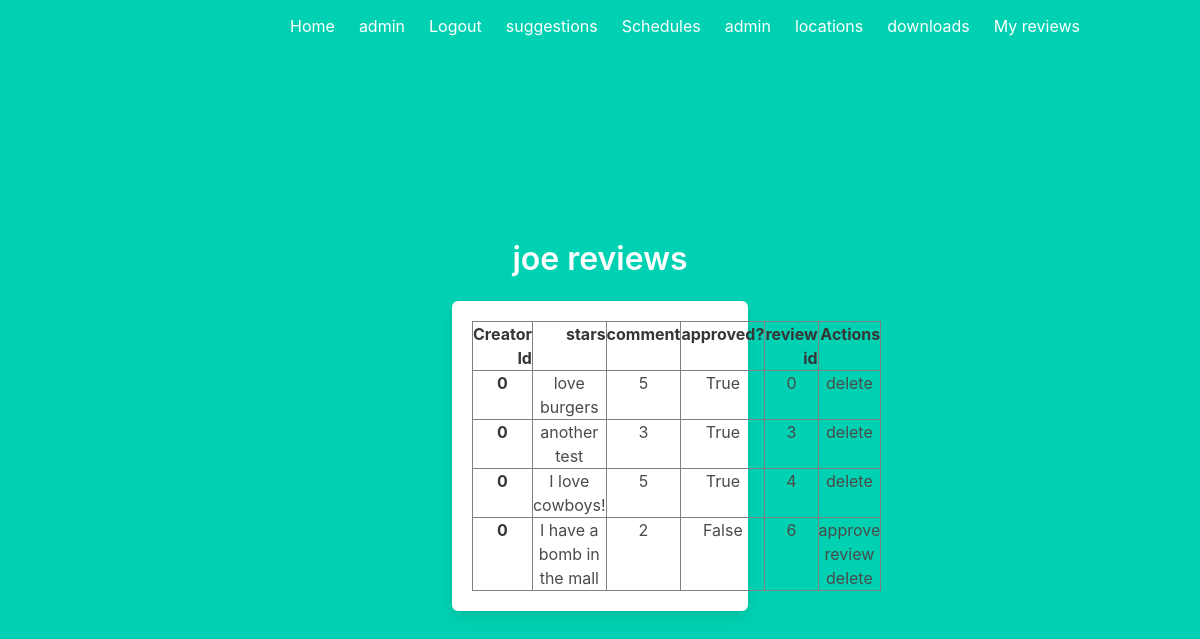
The app's page /admin/0/reviews (signed in) with its own data.
### models.py (models this page shows, shortened)
class User(UserMixin, db.Model):
    id = db.Column(db.Integer, primary_key=True)
    firstName = db.Column(db.String(64), nullable = False)
    lastName = db.Column(db.String(64), nullable = True)
    phone_no = db.Column(db.Integer, nullable = True)
    email = db.Column(db.String(320), unique = True, nullable = False)
    isAdmin = db.Column(db.Boolean, nullable=False)
    password = db.Column(db.String(100), nullable = False) # TODO implement hash for password once everything is good
    reviews = db.relationship('Review', backref='user', lazy = True)
    schedules = db.relationship('Schedule', backref='user', lazy = True)
    events = db.relationship('Event', backref = 'user', lazy = True)

class Review(db.Model):
    reviewId = db.Column(db.Integer, primary_key = True)
    attractionAddress = db.Column(db.String(300), db.ForeignKey('attraction.Address'), nullable = False)
    creatorId = db.Column(db.Integer, db.ForeignKey('user.id'), nullable = False)
    comment = db.Column(db.String(3000), nullable = True) #people can just leave only starred reviews
    stars = db.Column(db.Integer, nullable = False)
    approvedFlag = db.Column(db.Boolean, nullable = False)

### adminView.py (the view)
@adminView.route('/admin/<int:userId>/reviews')
def adminViewReviews(userId):
    check = current_user.get_id()
    user = User.query.filter_by(id = check).first()
    if not user or not user.isAdmin:
        return redirect(url_for('main.index'))
    check = current_user.get_id()
    user = User.query.filter_by(id = check).first()
    if not user or not user.isAdmin:
        return redirect(url_for('main.index'))
    user = User.query.filter_by(id = userId).first()
    reviews = Review.query.filter_by(creatorId = user.id).all()
    return render_template('admin/userreviews.html', user = user, reviews = reviews)

### app.py (called while the page is built)
@lm.user_loader
def load_user(user_id):
    return User.query.get(int(user_id))

### templates/admin/userreviews.html (shortened to what this page needs)
{% extends "base.html" %}
{% block content %}
<div class="column is-4 is-offset-4">
    <h3 class="title">{% if user %}{{user['firstName']}} {% endif %}reviews</h3>
    <div class="box">
        {% if reviews%}
            <table border="1" class="dataframe">
                <thead>
                  <tr style="text-align: right;">
                    <th>Creator Id</th>
                    <th>stars</th>
                    <th>comment</th>
                    {%if current_user.isAdmin%}
                        <th>approved?</th>
                        <th>review id</th>
                        <th>Actions</th>
                    {%endif%}
                  </tr>
                </thead>
                <tbody>
                    {% for row in reviews %}
                        <tr>
                              <th>{{row['creatorId']}}</th>
                              <td>{{row['comment']}}</td>
                              <td>{{row['stars']}}</td>
                            {%if current_user.isAdmin%}
                                <td>{{row['approvedFlag']}}</td>
                            {%endif%}
                                <td>{{row['reviewId']}}</td>
                              <td>
                                {% if not row['approvedFlag']%}
                                <a href="/admin/reviews/approve/{{row['reviewId']}}">approve review</a>
                                {% endif %}
                            {%if current_user.isAdmin or current_user.id == row['creatorId']%}
                                <a href="/admin/reviews/delete/{{row['reviewId']}}">delete</a>
                            {%endif%}
                            </td>
                        </tr>
                    {% endfor %}
                </tbody>
              </table>
        {% else %}
            <h3>{% if user %}{{user['firstName']}} has no reviews. {% else %}No reviews matching this criteria{% endif %} </h3>
        {% endif %}
    </div>
</div>
{% endblock %}

### templates/base.html (shortened to what this page needs)
<!DOCTYPE html>
<html>
<head>
    <link rel="stylesheet" href="https://cdnjs.cloudflare.com/ajax/libs/bulma/0.7.2/css/bulma.min.css" />
</head>
<body>
    <section class="hero is-primary is-fullheight">
        <div class="hero-head">
            <nav class="navbar">
                <div class="container">
                    <div id="navbarMenuHeroA" class="navbar-menu">
                        <div class="navbar-end">
                            <a href="{{ url_for('main.index') }}" class="navbar-item">
                                Home
                            </a>
                            {% if current_user.is_authenticated %}
                            <a href="{{ url_for('auth.profile') }}" class="navbar-item">
                                {{current_user['firstName']}}
                            </a>
                            <a href="{{ url_for('auth.logout') }}" class="navbar-item">
                                Logout
                            </a>
                            <a href="/suggestions/{{current_user.get_id()}}" class="navbar-item">
                                suggestions
                            </a>
                            {% endif %}
                            <a href="{{ url_for('sched.schedules') }}" class="navbar-item">
                                Schedules
                            </a>
                            {% if current_user.isAdmin %}
                            <a href="{{ url_for('adminView.admin') }}" class="navbar-item">
                                admin
                            </a>
                            {% endif %}
                            <a href="{{ url_for('area.locations') }}" class="navbar-item">
                                locations
                            </a>
                            <a href="{{url_for('sched.getDownloads')}}" class="navbar-item">
                                downloads
                            </a>
                            <a href="/myreviews" class="navbar-item">
                                My reviews
                            </a>
                        </div>
                    </div>
                </div>
            </nav>
        </div>
        <div class="hero-body">
            <div class="container has-text-centered">
               {% block content %}
               {% endblock %}
            </div>
        </div>
    </section>
</body>
</html>

### records on screen
User: firstName "admin"
User: firstName "joe"
Review: creatorId "0", comment "love burgers", stars "5", approvedFlag "True", reviewId "0"
Review: creatorId "0", comment "another test", stars "3", approvedFlag "True", reviewId "3"
Review: creatorId "0", comment "I love cowboys!", stars "5", approvedFlag "True", reviewId "4"
Review: creatorId "0", comment "I have a bomb in the mall", stars "2", approvedFlag "False", reviewId "6"
